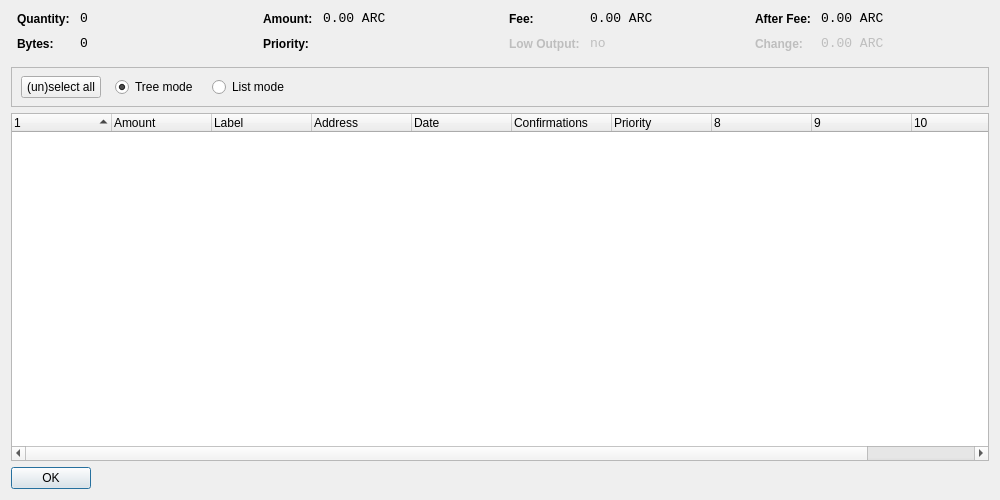
<?xml version="1.0" encoding="UTF-8"?>
<ui version="4.0">
 <class>CoinControlDialog</class>
 <widget class="QDialog" name="CoinControlDialog">
  <property name="geometry">
   <rect>
    <x>0</x>
    <y>0</y>
    <width>1000</width>
    <height>500</height>
   </rect>
  </property>
  <property name="windowTitle">
   <string>Coin Control</string>
  </property>
  <layout class="QVBoxLayout" name="verticalLayout">
   <item>
    <layout class="QHBoxLayout" name="horizontalLayoutTop" stretch="0,0,0,0">
     <property name="topMargin">
      <number>0</number>
     </property>
     <property name="bottomMargin">
      <number>10</number>
     </property>
     <item>
      <layout class="QFormLayout" name="formLayoutCoinControl1">
       <property name="horizontalSpacing">
        <number>10</number>
       </property>
       <property name="verticalSpacing">
        <number>10</number>
       </property>
       <property name="leftMargin">
        <number>6</number>
       </property>
       <property name="rightMargin">
        <number>6</number>
       </property>
       <item row="0" column="0">
        <widget class="QLabel" name="labelCoinControlQuantityText">
         <property name="styleSheet">
          <string notr="true">font-weight:bold;</string>
         </property>
         <property name="text">
          <string>Quantity:</string>
         </property>
        </widget>
       </item>
       <item row="0" column="1">
        <widget class="QLabel" name="labelCoinControlQuantity">
         <property name="font">
          <font>
           <family>Monospace</family>
           <pointsize>10</pointsize>
          </font>
         </property>
         <property name="cursor">
          <cursorShape>IBeamCursor</cursorShape>
         </property>
         <property name="contextMenuPolicy">
          <enum>Qt::ActionsContextMenu</enum>
         </property>
         <property name="text">
          <string notr="true">0</string>
         </property>
         <property name="textInteractionFlags">
          <set>Qt::LinksAccessibleByMouse|Qt::TextSelectableByKeyboard|Qt::TextSelectableByMouse</set>
         </property>
        </widget>
       </item>
       <item row="1" column="0">
        <widget class="QLabel" name="labelCoinControlBytesText">
         <property name="styleSheet">
          <string notr="true">font-weight:bold;</string>
         </property>
         <property name="text">
          <string>Bytes:</string>
         </property>
        </widget>
       </item>
       <item row="1" column="1">
        <widget class="QLabel" name="labelCoinControlBytes">
         <property name="font">
          <font>
           <family>Monospace</family>
           <pointsize>10</pointsize>
          </font>
         </property>
         <property name="cursor">
          <cursorShape>IBeamCursor</cursorShape>
         </property>
         <property name="contextMenuPolicy">
          <enum>Qt::ActionsContextMenu</enum>
         </property>
         <property name="text">
          <string notr="true">0</string>
         </property>
         <property name="textInteractionFlags">
          <set>Qt::LinksAccessibleByMouse|Qt::TextSelectableByKeyboard|Qt::TextSelectableByMouse</set>
         </property>
        </widget>
       </item>
      </layout>
     </item>
     <item>
      <layout class="QFormLayout" name="formLayoutCoinControl2">
       <property name="horizontalSpacing">
        <number>10</number>
       </property>
       <property name="verticalSpacing">
        <number>10</number>
       </property>
       <property name="leftMargin">
        <number>6</number>
       </property>
       <property name="rightMargin">
        <number>6</number>
       </property>
       <item row="0" column="0">
        <widget class="QLabel" name="labelCoinControlAmountText">
         <property name="styleSheet">
          <string notr="true">font-weight:bold;</string>
         </property>
         <property name="text">
          <string>Amount:</string>
         </property>
        </widget>
       </item>
       <item row="0" column="1">
        <widget class="QLabel" name="labelCoinControlAmount">
         <property name="font">
          <font>
           <family>Monospace</family>
           <pointsize>10</pointsize>
          </font>
         </property>
         <property name="cursor">
          <cursorShape>IBeamCursor</cursorShape>
         </property>
         <property name="contextMenuPolicy">
          <enum>Qt::ActionsContextMenu</enum>
         </property>
         <property name="text">
          <string notr="true">0.00 ARC</string>
         </property>
         <property name="textInteractionFlags">
          <set>Qt::LinksAccessibleByMouse|Qt::TextSelectableByKeyboard|Qt::TextSelectableByMouse</set>
         </property>
        </widget>
       </item>
       <item row="1" column="0">
        <widget class="QLabel" name="labelCoinControlPriorityText">
         <property name="styleSheet">
          <string notr="true">font-weight:bold;</string>
         </property>
         <property name="text">
          <string>Priority:</string>
         </property>
        </widget>
       </item>
       <item row="1" column="1">
        <widget class="QLabel" name="labelCoinControlPriority">
         <property name="font">
          <font>
           <family>Monospace</family>
           <pointsize>10</pointsize>
          </font>
         </property>
         <property name="cursor">
          <cursorShape>IBeamCursor</cursorShape>
         </property>
         <property name="contextMenuPolicy">
          <enum>Qt::ActionsContextMenu</enum>
         </property>
         <property name="text">
          <string/>
         </property>
         <property name="textInteractionFlags">
          <set>Qt::LinksAccessibleByMouse|Qt::TextSelectableByKeyboard|Qt::TextSelectableByMouse</set>
         </property>
        </widget>
       </item>
      </layout>
     </item>
     <item>
      <layout class="QFormLayout" name="formLayoutCoinControl3">
       <property name="horizontalSpacing">
        <number>10</number>
       </property>
       <property name="verticalSpacing">
        <number>10</number>
       </property>
       <property name="leftMargin">
        <number>6</number>
       </property>
       <property name="rightMargin">
        <number>6</number>
       </property>
       <item row="0" column="0">
        <widget class="QLabel" name="labelCoinControlFeeText">
         <property name="styleSheet">
          <string notr="true">font-weight:bold;</string>
         </property>
         <property name="text">
          <string>Fee:</string>
         </property>
        </widget>
       </item>
       <item row="0" column="1">
        <widget class="QLabel" name="labelCoinControlFee">
         <property name="font">
          <font>
           <family>Monospace</family>
           <pointsize>10</pointsize>
          </font>
         </property>
         <property name="cursor">
          <cursorShape>IBeamCursor</cursorShape>
         </property>
         <property name="contextMenuPolicy">
          <enum>Qt::ActionsContextMenu</enum>
         </property>
         <property name="text">
          <string notr="true">0.00 ARC</string>
         </property>
         <property name="textInteractionFlags">
          <set>Qt::LinksAccessibleByMouse|Qt::TextSelectableByKeyboard|Qt::TextSelectableByMouse</set>
         </property>
        </widget>
       </item>
       <item row="1" column="0">
        <widget class="QLabel" name="labelCoinControlLowOutputText">
         <property name="enabled">
          <bool>false</bool>
         </property>
         <property name="styleSheet">
          <string notr="true">font-weight:bold;</string>
         </property>
         <property name="text">
          <string>Low Output:</string>
         </property>
        </widget>
       </item>
       <item row="1" column="1">
        <widget class="QLabel" name="labelCoinControlLowOutput">
         <property name="enabled">
          <bool>false</bool>
         </property>
         <property name="font">
          <font>
           <family>Monospace</family>
           <pointsize>10</pointsize>
          </font>
         </property>
         <property name="cursor">
          <cursorShape>IBeamCursor</cursorShape>
         </property>
         <property name="contextMenuPolicy">
          <enum>Qt::ActionsContextMenu</enum>
         </property>
         <property name="text">
          <string notr="true">no</string>
         </property>
         <property name="textInteractionFlags">
          <set>Qt::LinksAccessibleByMouse|Qt::TextSelectableByKeyboard|Qt::TextSelectableByMouse</set>
         </property>
        </widget>
       </item>
      </layout>
     </item>
     <item>
      <layout class="QFormLayout" name="formLayoutCoinControl4">
       <property name="horizontalSpacing">
        <number>10</number>
       </property>
       <property name="verticalSpacing">
        <number>10</number>
       </property>
       <property name="leftMargin">
        <number>6</number>
       </property>
       <property name="rightMargin">
        <number>6</number>
       </property>
       <item row="0" column="0">
        <widget class="QLabel" name="labelCoinControlAfterFeeText">
         <property name="styleSheet">
          <string notr="true">font-weight:bold;</string>
         </property>
         <property name="text">
          <string>After Fee:</string>
         </property>
        </widget>
       </item>
       <item row="0" column="1">
        <widget class="QLabel" name="labelCoinControlAfterFee">
         <property name="font">
          <font>
           <family>Monospace</family>
           <pointsize>10</pointsize>
          </font>
         </property>
         <property name="cursor">
          <cursorShape>IBeamCursor</cursorShape>
         </property>
         <property name="contextMenuPolicy">
          <enum>Qt::ActionsContextMenu</enum>
         </property>
         <property name="text">
          <string notr="true">0.00 ARC</string>
         </property>
         <property name="textInteractionFlags">
          <set>Qt::LinksAccessibleByMouse|Qt::TextSelectableByKeyboard|Qt::TextSelectableByMouse</set>
         </property>
        </widget>
       </item>
       <item row="1" column="0">
        <widget class="QLabel" name="labelCoinControlChangeText">
         <property name="enabled">
          <bool>false</bool>
         </property>
         <property name="styleSheet">
          <string notr="true">font-weight:bold;</string>
         </property>
         <property name="text">
          <string>Change:</string>
         </property>
        </widget>
       </item>
       <item row="1" column="1">
        <widget class="QLabel" name="labelCoinControlChange">
         <property name="enabled">
          <bool>false</bool>
         </property>
         <property name="font">
          <font>
           <family>Monospace</family>
           <pointsize>10</pointsize>
          </font>
         </property>
         <property name="cursor">
          <cursorShape>IBeamCursor</cursorShape>
         </property>
         <property name="contextMenuPolicy">
          <enum>Qt::ActionsContextMenu</enum>
         </property>
         <property name="text">
          <string notr="true">0.00 ARC</string>
         </property>
         <property name="textInteractionFlags">
          <set>Qt::LinksAccessibleByMouse|Qt::TextSelectableByKeyboard|Qt::TextSelectableByMouse</set>
         </property>
        </widget>
       </item>
      </layout>
     </item>
    </layout>
   </item>
   <item>
    <widget class="QFrame" name="frame">
     <property name="minimumSize">
      <size>
       <width>0</width>
       <height>40</height>
      </size>
     </property>
     <property name="frameShape">
      <enum>QFrame::StyledPanel</enum>
     </property>
     <property name="frameShadow">
      <enum>QFrame::Sunken</enum>
     </property>
     <widget class="QWidget" name="horizontalLayoutWidget">
      <property name="geometry">
       <rect>
        <x>10</x>
        <y>0</y>
        <width>781</width>
        <height>41</height>
       </rect>
      </property>
      <layout class="QHBoxLayout" name="horizontalLayoutPanel" stretch="0,0,0,0,0">
       <property name="spacing">
        <number>14</number>
       </property>
       <item>
        <widget class="QPushButton" name="pushButtonSelectAll">
         <property name="sizePolicy">
          <sizepolicy hsizetype="Maximum" vsizetype="Fixed">
           <horstretch>0</horstretch>
           <verstretch>0</verstretch>
          </sizepolicy>
         </property>
         <property name="text">
          <string>(un)select all</string>
         </property>
        </widget>
       </item>
       <item>
        <widget class="QRadioButton" name="radioTreeMode">
         <property name="sizePolicy">
          <sizepolicy hsizetype="Maximum" vsizetype="Fixed">
           <horstretch>0</horstretch>
           <verstretch>0</verstretch>
          </sizepolicy>
         </property>
         <property name="text">
          <string>Tree mode</string>
         </property>
         <property name="checked">
          <bool>true</bool>
         </property>
        </widget>
       </item>
       <item>
        <widget class="QRadioButton" name="radioListMode">
         <property name="sizePolicy">
          <sizepolicy hsizetype="Maximum" vsizetype="Fixed">
           <horstretch>0</horstretch>
           <verstretch>0</verstretch>
          </sizepolicy>
         </property>
         <property name="text">
          <string>List mode</string>
         </property>
        </widget>
       </item>
       <item>
        <spacer name="horizontalSpacer">
         <property name="orientation">
          <enum>Qt::Horizontal</enum>
         </property>
         <property name="sizeHint" stdset="0">
          <size>
           <width>40</width>
           <height>20</height>
          </size>
         </property>
        </spacer>
       </item>
      </layout>
     </widget>
    </widget>
   </item>
   <item>
    <widget class="CoinControlTreeWidget" name="treeWidget">
     <property name="contextMenuPolicy">
      <enum>Qt::CustomContextMenu</enum>
     </property>
     <property name="sortingEnabled">
      <bool>false</bool>
     </property>
     <property name="columnCount">
      <number>11</number>
     </property>
     <attribute name="headerShowSortIndicator" stdset="0">
      <bool>true</bool>
     </attribute>
     <attribute name="headerStretchLastSection">
      <bool>false</bool>
     </attribute>
     <column>
      <property name="text">
       <string/>
      </property>
     </column>
     <column>
      <property name="text">
       <string>Amount</string>
      </property>
     </column>
     <column>
      <property name="text">
       <string>Label</string>
      </property>
     </column>
     <column>
      <property name="text">
       <string>Address</string>
      </property>
     </column>
     <column>
      <property name="text">
       <string>Date</string>
      </property>
     </column>
     <column>
      <property name="text">
       <string>Confirmations</string>
      </property>
      <property name="toolTip">
       <string>Confirmed</string>
      </property>
     </column>
     <column>
      <property name="text">
       <string>Priority</string>
      </property>
     </column>
     <column>
      <property name="text">
       <string/>
      </property>
     </column>
     <column>
      <property name="text">
       <string/>
      </property>
     </column>
     <column>
      <property name="text">
       <string/>
      </property>
     </column>
     <column>
      <property name="text">
       <string/>
      </property>
     </column>
    </widget>
   </item>
   <item>
    <widget class="QDialogButtonBox" name="buttonBox">
     <property name="sizePolicy">
      <sizepolicy hsizetype="Maximum" vsizetype="Fixed">
       <horstretch>0</horstretch>
       <verstretch>0</verstretch>
      </sizepolicy>
     </property>
     <property name="orientation">
      <enum>Qt::Horizontal</enum>
     </property>
     <property name="standardButtons">
      <set>QDialogButtonBox::Ok</set>
     </property>
    </widget>
   </item>
  </layout>
 </widget>
 <customwidgets>
  <customwidget>
   <class>CoinControlTreeWidget</class>
   <extends>QTreeWidget</extends>
   <header>coincontroltreewidget.h</header>
  </customwidget>
 </customwidgets>
 <resources/>
 <connections/>
</ui>
